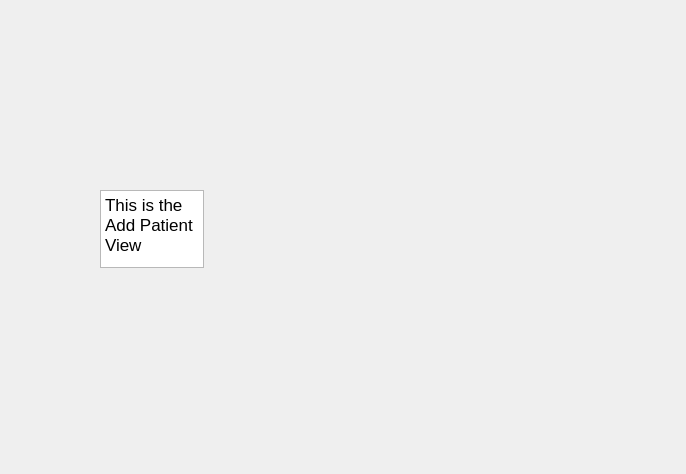
<?xml version="1.0" encoding="UTF-8"?>
<ui version="4.0">
 <class>AddPatient</class>
 <widget class="QWidget" name="AddPatient">
  <property name="geometry">
   <rect>
    <x>0</x>
    <y>0</y>
    <width>686</width>
    <height>474</height>
   </rect>
  </property>
  <property name="windowTitle">
   <string>Form</string>
  </property>
  <widget class="QTextEdit" name="textEdit">
   <property name="geometry">
    <rect>
     <x>100</x>
     <y>190</y>
     <width>104</width>
     <height>78</height>
    </rect>
   </property>
   <property name="html">
    <string>&lt;!DOCTYPE HTML PUBLIC &quot;-//W3C//DTD HTML 4.0//EN&quot; &quot;http://www.w3.org/TR/REC-html40/strict.dtd&quot;&gt;
&lt;html&gt;&lt;head&gt;&lt;meta name=&quot;qrichtext&quot; content=&quot;1&quot; /&gt;&lt;style type=&quot;text/css&quot;&gt;
p, li { white-space: pre-wrap; }
&lt;/style&gt;&lt;/head&gt;&lt;body style=&quot; font-family:'Lucida Grande'; font-size:13pt; font-weight:400; font-style:normal;&quot;&gt;
&lt;p style=&quot; margin-top:0px; margin-bottom:0px; margin-left:0px; margin-right:0px; -qt-block-indent:0; text-indent:0px;&quot;&gt;This is the Add Patient View&lt;/p&gt;&lt;/body&gt;&lt;/html&gt;</string>
   </property>
  </widget>
 </widget>
 <resources/>
 <connections/>
</ui>
